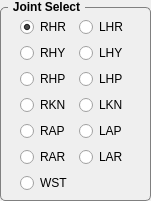
  <widget class="QGroupBox" name="GB_JointSelection_2">
   <property name="geometry">
    <rect>
     <x>19</x>
     <y>20</y>
     <width>151</width>
     <height>201</height>
    </rect>
   </property>
   <property name="font">
    <font>
     <weight>75</weight>
     <bold>true</bold>
    </font>
   </property>
   <property name="styleSheet">
    <string notr="true">QGroupBox {
    border: 1px solid gray;
    border-radius: 5px;
    margin-top: 7px;
}

QGroupBox::title {
    subcontrol-origin: margin;
    left: 8px;
    padding: 0 3px 0 3px;
}
</string>
   </property>
   <property name="title">
    <string>Joint Select</string>
   </property>
   <widget class="QWidget" name="layoutWidget">
    <property name="geometry">
     <rect>
      <x>20</x>
      <y>17</y>
      <width>111</width>
      <height>178</height>
     </rect>
    </property>
    <property name="font">
     <font>
      <pointsize>9</pointsize>
     </font>
    </property>
    <layout class="QGridLayout" name="gridLayout">
     <item row="3" column="0">
      <widget class="QRadioButton" name="RB_RKN">
       <property name="font">
        <font>
         <pointsize>9</pointsize>
        </font>
       </property>
       <property name="text">
        <string>RKN</string>
       </property>
      </widget>
     </item>
     <item row="0" column="0">
      <widget class="QRadioButton" name="RB_RHR">
       <property name="font">
        <font>
         <pointsize>9</pointsize>
        </font>
       </property>
       <property name="text">
        <string>RHR</string>
       </property>
       <property name="checked">
        <bool>true</bool>
       </property>
      </widget>
     </item>
     <item row="2" column="1">
      <widget class="QRadioButton" name="RB_LHP">
       <property name="font">
        <font>
         <pointsize>9</pointsize>
        </font>
       </property>
       <property name="text">
        <string>LHP</string>
       </property>
      </widget>
     </item>
     <item row="5" column="0">
      <widget class="QRadioButton" name="RB_RAR">
       <property name="font">
        <font>
         <pointsize>9</pointsize>
        </font>
       </property>
       <property name="text">
        <string>RAR</string>
       </property>
      </widget>
     </item>
     <item row="1" column="0">
      <widget class="QRadioButton" name="RB_RHY">
       <property name="font">
        <font>
         <pointsize>9</pointsize>
        </font>
       </property>
       <property name="text">
        <string>RHY</string>
       </property>
       <property name="checked">
        <bool>false</bool>
       </property>
      </widget>
     </item>
     <item row="0" column="1">
      <widget class="QRadioButton" name="RB_LHR">
       <property name="font">
        <font>
         <pointsize>9</pointsize>
        </font>
       </property>
       <property name="text">
        <string>LHR</string>
       </property>
       <property name="checked">
        <bool>false</bool>
       </property>
      </widget>
     </item>
     <item row="4" column="1">
      <widget class="QRadioButton" name="RB_LAP">
       <property name="font">
        <font>
         <pointsize>9</pointsize>
        </font>
       </property>
       <property name="text">
        <string>LAP</string>
       </property>
      </widget>
     </item>
     <item row="5" column="1">
      <widget class="QRadioButton" name="RB_LAR">
       <property name="font">
        <font>
         <pointsize>9</pointsize>
        </font>
       </property>
       <property name="text">
        <string>LAR</string>
       </property>
      </widget>
     </item>
     <item row="4" column="0">
      <widget class="QRadioButton" name="RB_RAP">
       <property name="font">
        <font>
         <pointsize>9</pointsize>
        </font>
       </property>
       <property name="text">
        <string>RAP</string>
       </property>
      </widget>
     </item>
     <item row="3" column="1">
      <widget class="QRadioButton" name="RB_LKN">
       <property name="font">
        <font>
         <pointsize>9</pointsize>
        </font>
       </property>
       <property name="text">
        <string>LKN</string>
       </property>
      </widget>
     </item>
     <item row="1" column="1">
      <widget class="QRadioButton" name="RB_LHY">
       <property name="font">
        <font>
         <pointsize>9</pointsize>
        </font>
       </property>
       <property name="text">
        <string>LHY</string>
       </property>
      </widget>
     </item>
     <item row="2" column="0">
      <widget class="QRadioButton" name="RB_RHP">
       <property name="font">
        <font>
         <pointsize>9</pointsize>
        </font>
       </property>
       <property name="text">
        <string>RHP</string>
       </property>
      </widget>
     </item>
     <item row="6" column="0">
      <widget class="QRadioButton" name="RB_WST">
       <property name="font">
        <font>
         <pointsize>9</pointsize>
        </font>
       </property>
       <property name="text">
        <string>WST</string>
       </property>
      </widget>
     </item>
    </layout>
   </widget>
  </widget>
